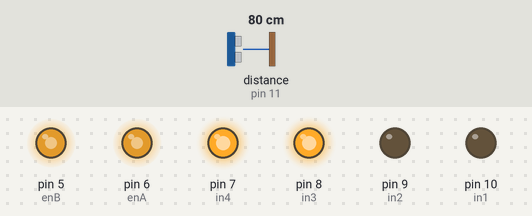
Simulated run of this sketch. Board: Arduino Uno, built with avr-gcc and run on an emulated ATmega328P. Shown: output pins drawn as LEDs (lit = HIGH). Dashed ring = blinking. The test bench sets the inputs (shaded band); at power-on: distance to the obstacle (sensor on pin 11) 80 cm. The echo pulse lasts 58.3 µs per cm; what the sketch prints to the serial monitor is not drawn.

Above: at 1.2 s.
1.3 s: distance to the obstacle (sensor on pin 11) set to 7 cm
2.8 s: distance to the obstacle (sensor on pin 11) set to 4 cm
At 3.9 s:
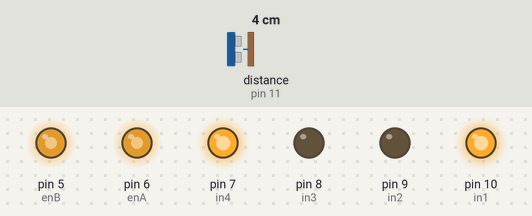
At 4.5 s:
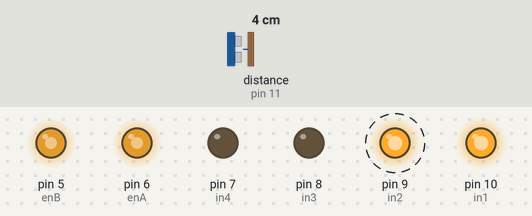
Timing chart, 0 to 11.8 s (numbered marks = the images above; inputs shaded):
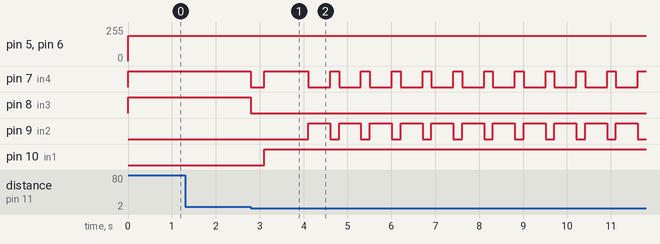

The sketch:

ultrasonicBotTest.ino
```cpp
// ---------------------------------------------------------------------------
// Example NewPing library sketch that does a ping about 20 times per second.
// ---------------------------------------------------------------------------

#include <NewPing.h>

#define TRIGGER_PIN  12  // Arduino pin tied to trigger pin on the ultrasonic sensor.
#define ECHO_PIN     11  // Arduino pin tied to echo pin on the ultrasonic sensor.
#define MAX_DISTANCE 200 // Maximum distance we want to ping for (in centimeters). Maximum sensor distance is rated at 400-500cm.

int in1 = 10;
int in2 = 9;
int in3 = 8;
int in4 = 7;

int enA = 6;
int enB = 5;

int count = 0;

NewPing sonar(TRIGGER_PIN, ECHO_PIN, MAX_DISTANCE); // NewPing setup of pins and maximum distance.

void setup() {
  Serial.begin(115200); // Open serial monitor at 115200 baud to see ping results.
  pinMode(in1, OUTPUT);
  pinMode(in2, OUTPUT);
  pinMode(in3, OUTPUT);
  pinMode(in4, OUTPUT);

  pinMode(enA, OUTPUT);
  pinMode(enB, OUTPUT);
}

void loop()
{ // Wait 50ms between pings (about 20 pings/sec). 29ms should be the shortest delay between pings.
  Serial.print("Ping: ");
  Serial.print(sonar.ping_cm()); // Send ping, get distance in cm and print result (0 = outside set distance range)
  Serial.println("cm");
  float distance = (sonar.ping_cm());
  while ((distance > 5) || (distance == 0))
  {
    analogWrite(enA, 190);
    analogWrite(enB, 190);

    digitalWrite(in1, LOW);
    digitalWrite(in3, HIGH);
    digitalWrite(in2, LOW);
    digitalWrite(in4, HIGH);
    distance = (sonar.ping_cm());
  }

  if (distance <= 5 && distance != 0)
  {
    digitalWrite(in1, LOW);
    digitalWrite(in3, LOW);
    digitalWrite(in2, LOW);
    digitalWrite(in4, LOW);
    delay(300);
    while (distance <= 5 && distance != 0 )
    {
      analogWrite(enA, 190);
      analogWrite(enB, 190);

      digitalWrite(in1, HIGH);
      digitalWrite(in3, LOW);
      digitalWrite(in2, LOW);
      digitalWrite(in4, HIGH);
      delay(200);
      distance = (sonar.ping_cm());
      count = count + 1;
      if (count >= 5)
      {
        analogWrite(enA, 190);
        analogWrite(enB, 190);
        digitalWrite(in1, HIGH);
        digitalWrite(in3, LOW);
        digitalWrite(in2, HIGH);
        digitalWrite(in4, LOW);
        delay(500);
        digitalWrite(in1, LOW);
        digitalWrite(in3, LOW);
        digitalWrite(in2, LOW);
        digitalWrite(in4, LOW);
      }
    }
  }
}
```

Measured:
- the behaviour switches between 6 and 5 cm on distance to the obstacle (sensor on pin 11) (found by bisection; images 0 and 1)
- after the input at 1.3 s, every drawn part: stays the same
- after the input at 2.8 s, pin 7 (in4): goes LOW 0.30 s, HIGH 1.0 s, 10 × (LOW 0.50 s, HIGH 0.20 s), LOW 0.50 s, then HIGH, starting at once; pin 8 (in3): HIGH → LOW at once; pin 9 (in2): alternates HIGH for 0.50 s and LOW for 0.20 s, starting after 1.3 s; pin 10 (in1): LOW → HIGH after 0.30 s
